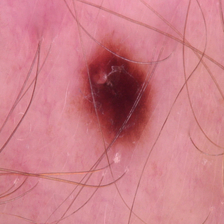
#> input picture dataset - Copy/benign/b1065.jpg, 224 x 224 px
$ python -i auto_hsv_extractor_coord_based.py   (imports and definitions only)
#> lines starting #> are read from the running program, lines starting #| are printed output that depends on the picture; after the words box and inside, x2 and y2 are one past the last pixel; in counts of white or black regions, pixels touching at a corner belong together
#> further down, picture is the input picture: shape (224, 224, 3); mean B, G, R 135.7, 125.9, 204.1
import cv2
import numpy as np
import matplotlib.pyplot as plt

def plot_hsv_histograms(hsv_image):
    h, s, v = cv2.split(hsv_image)
    plt.figure(figsize=(12, 4))

    plt.subplot(1, 3, 1)
    plt.hist(h.ravel(), bins=180, range=[0, 180], color='r')
    plt.title('Hue Histogram')

    plt.subplot(1, 3, 2)
    plt.hist(s.ravel(), bins=256, range=[0, 256], color='g')
    plt.title('Saturation Histogram')

    plt.subplot(1, 3, 3)
    plt.hist(v.ravel(), bins=256, range=[0, 256], color='b')
    plt.title('Value Histogram')

    plt.tight_layout()
    plt.show()

def find_central_surfaces(labels, cluster_idx, image_shape, num_surfaces=1):
    """
    Finds the most central connected components (surfaces) inside a cluster.
    Returns masks of selected surfaces.
    """
    h, w = image_shape[:2]
    image_center = np.array([w / 2, h / 2])

    # 1. Binary mask for this cluster
    cluster_mask = (labels.flatten() == cluster_idx).astype(np.uint8)
    cluster_mask = cluster_mask.reshape(h, w)

    # 2. Find connected components
    num_labels, label_img = cv2.connectedComponents(cluster_mask)

    surface_scores = []

    for i in range(1, num_labels):  # Skip label 0 (background)
        component_mask = (label_img == i).astype(np.uint8)
        coords = np.column_stack(np.where(component_mask == 1))
        centroid = np.mean(coords, axis=0)[::-1]  # (x, y)

        dist = np.linalg.norm(np.array(centroid) - image_center)
        area = np.sum(component_mask)

        # Add score (closer and larger is better)
        score = dist - 0.05 * area
        surface_scores.append((score, component_mask))

    # 3. Sort and return top `num_surfaces` masks
    surface_scores.sort(key=lambda x: x[0])
    selected_masks = [m for _, m in surface_scores[:num_surfaces]]

    return selected_masks

def auto_isolate_mole(image, k=2, top_n_clusters=2, show_steps=True):
#> called with k = 2, top_n_clusters = 2, show_steps = True
    blurred = cv2.medianBlur(image, 5)
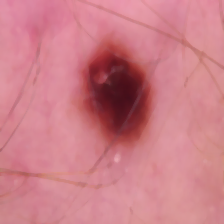
#> blurred: shape (224, 224, 3); mean B, G, R 136.3, 126.4, 204.7
    hsv_img = cv2.cvtColor(blurred, cv2.COLOR_BGR2HSV)
#> hsv_img: shape (224, 224, 3); mean H, S, V 162.1, 101.3, 204.7

    Z = hsv_img.reshape((-1, 3)).astype(np.float32)
    _, labels, centers = cv2.kmeans(Z, k, None,
                                    criteria=(cv2.TERM_CRITERIA_EPS + cv2.TERM_CRITERIA_MAX_ITER, 100, 1.0),
                                    attempts=10, flags=cv2.KMEANS_PP_CENTERS)
#> centers = [[175.9, 100.9, 205.2], [0.618, 105.1, 199.2]]

    h, w = image.shape[:2]
#> h = 224; w = 224
    image_center = np.array([w / 2, h / 2])
#> image_center = [112, 112]

    cluster_scores = []
    for i in range(k):
        cluster_mask = (labels.flatten() == i).astype(np.uint8).reshape(h, w)
        coords = np.column_stack(np.where(cluster_mask == 1))
        if len(coords) == 0:
            continue
        centroid = np.mean(coords, axis=0)[::-1]  # (x, y)
        dist = np.linalg.norm(np.array(centroid) - image_center)
        area = np.sum(cluster_mask)
        score = dist - 0.01 * area  # lower score = better
        cluster_scores.append((score, i))
#> this loop made 2 passes
#> (centroid, dist, area, score) on passes 1 to 2: ([107.3, 109.7], 5.24, 46234, -457.1), ([160.9, 132.6], 53.06, 3942, 13.64)
#> pass 1, in auto_isolate_mole, `cluster_mask = (labels.flatten() == i).astype(np.uint8).reshape(h, w)`:
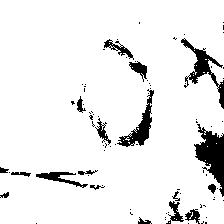
#> cluster_mask: shape (224, 224); values 0 (black) and 1 (white), 92.1% white; 83 black regions (65 under 20 px), largest, box (x1, y1, x2, y2) and area: (194, 124, 224, 197) 1056, (181, 38, 224, 109) 708, (117, 89, 154, 147) 593
#> after the loop, cluster_scores = [(-457.1, 0), (13.64, 1)]

    # Select top N clusters closest to center
    cluster_scores.sort(key=lambda x: x[0])
    selected_clusters = [idx for _, idx in cluster_scores[:top_n_clusters]]
#> selected_clusters = [0, 1]

    final_mask = np.zeros((h, w), dtype=np.uint8)
    for cluster_idx in selected_clusters:
        surfaces = find_central_surfaces(labels, cluster_idx, (h, w), num_surfaces=1)
        for mask in surfaces:
            final_mask = cv2.bitwise_or(final_mask, mask)
#> this loop made 2 passes
#> (h in find_central_surfaces, w in find_central_surfaces, image_center in find_central_surfaces, num_labels in find_central_surfaces) on passes 1 to 2: (224, 224, [112, 112], 28), (224, 224, [112, 112], 84)
#> pass 1, in find_central_surfaces, `num_labels, label_img = cv2.connectedComponents(cluster_mask)`:
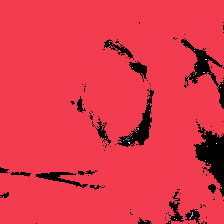
#> label_img: shape (224, 224) int32; 28 distinct labels, from 0 to 27; one colour per label, 0 black
#> pass 2, in find_central_surfaces (call 2), `num_labels, label_img = cv2.connectedComponents(cluster_mask)`:
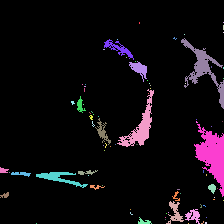
#> label_img: shape (224, 224) int32; 84 distinct labels, from 0 to 83; one colour per label, 0 black
#> after the loop:
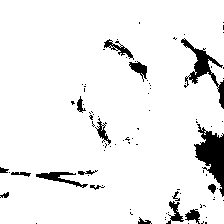
#> final_mask: shape (224, 224); values 0 (black) and 1 (white), 93.2% white; 88 black regions (71 under 20 px), largest, box (x1, y1, x2, y2) and area: (194, 124, 224, 197) 1060, (181, 38, 224, 109) 718, (36, 172, 88, 188) 282

    final_mask = cv2.morphologyEx(final_mask, cv2.MORPH_CLOSE, np.ones((5, 5), np.uint8))
#> final_mask: shape (224, 224); values 0 (black) and 1 (white), 96.3% white; 11 black regions (1 under 20 px), largest, box (x1, y1, x2, y2) and area: (196, 132, 224, 187) 917, (195, 50, 210, 76) 300, (131, 63, 147, 73) 133
    mole = cv2.bitwise_and(image, image, mask=final_mask)
    skin_mask = cv2.bitwise_not(final_mask)
    skin = cv2.bitwise_and(image, image, mask=skin_mask)

    if show_steps:
        clustered = centers[labels.flatten().astype(int)].reshape(image.shape).astype(np.uint8)
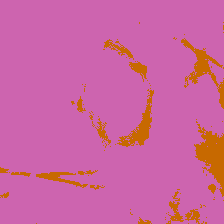
#> clustered: shape (224, 224, 3); mean B, G, R 161.3, 100.4, 204.5
        #label_mask = (labels.flatten() == 0).astype(np.uint8)
        #label_mask = label_mask.reshape(image.shape[:2]) * 255  # Scale for binary mask
        #cluster_0_image = cv2.bitwise_and(image, image, mask=label_mask)
        plt.figure(figsize=(16, 4))
        plt.subplot(1, 4, 1)
        plt.imshow(cv2.cvtColor(image, cv2.COLOR_BGR2RGB))
        plt.title("Original Image")

        plt.subplot(1, 4, 2)
        plt.imshow(clustered)
        plt.title("Clustered HSV Image")

        plt.subplot(1, 4, 3)
        plt.imshow(final_mask, cmap='gray')
        plt.title("Mole Mask (from center surfaces)")

        plt.subplot(1, 4, 4)
        plt.imshow(cv2.cvtColor(mole, cv2.COLOR_BGR2RGB))
        plt.title("Isolated Mole")

        plt.tight_layout()
        plt.show()
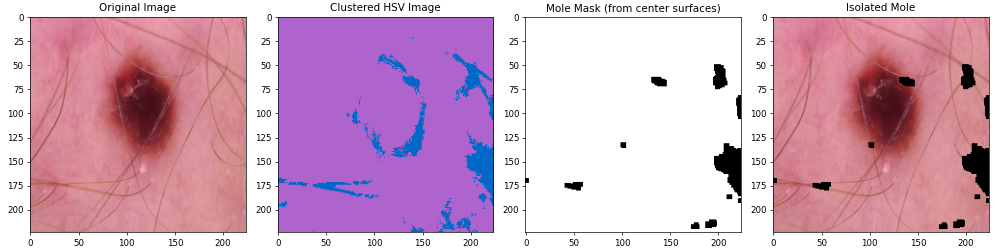
#> figure drawn by matplotlib, 4 panels; B, G, R data is drawn as R, G, B

    return mole, final_mask, skin, labels, hsv_img, k

>>> import cv2
>>> picture = cv2.imread('dataset - Copy/benign/b1065.jpg')
>>> result = auto_isolate_mole(picture)
#> result = 6 items

$ run again, on dataset - Copy/benign/b11.jpg
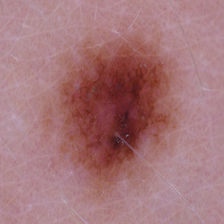
#> input picture dataset - Copy/benign/b11.jpg, 224 x 224 px
#> picture is the input picture: shape (224, 224, 3); mean B, G, R 122.1, 118.2, 165
#> hsv_img: shape (224, 224, 3); mean H, S, V 127.2, 78.7, 165.1
#> centers = [[174.5, 62.95, 172.7], [2.14, 120.2, 144.9]]
#> the loop in auto_isolate_mole, `for i in range(k):` made 2 passes
#> (centroid, dist, area, score) on passes 1 to 2: ([110.9, 113.8], 2.09, 36402, -361.9), ([113.1, 105.5], 6.62, 13774, -131.1)
#> pass 1, in auto_isolate_mole, `cluster_mask = (labels.flatten() == i).astype(np.uint8).reshape(h, w)`:
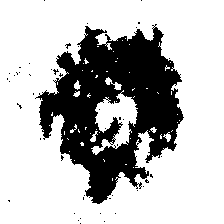
#> cluster_mask: shape (224, 224); values 0 (black) and 1 (white), 72.5% white; 47 black regions (46 under 20 px), largest, box (x1, y1, x2, y2) and area: (35, 24, 184, 204) 13638
#> after the loop in auto_isolate_mole, `for i in range(k):`: cluster_scores = [(-361.9, 0), (-131.1, 1)]
#> selected_clusters = [0, 1]
#> the loop in auto_isolate_mole, `for cluster_idx in selected_clusters:` made 2 passes
#> (h in find_central_surfaces, w in find_central_surfaces, image_center in find_central_surfaces, num_labels in find_central_surfaces) on passes 1 to 2: (224, 224, [112, 112], 57), (224, 224, [112, 112], 48)
#> skin_mask: shape (224, 224); values 254 (black) and 255 (white), 2.5% white; 4 white regions, box (x1, y1, x2, y2) and area: (96, 96, 137, 146) 1149, (93, 146, 99, 153) 41, (102, 140, 108, 146) 36, (115, 84, 121, 90) 35
#> in auto_isolate_mole, `plt.show()`:
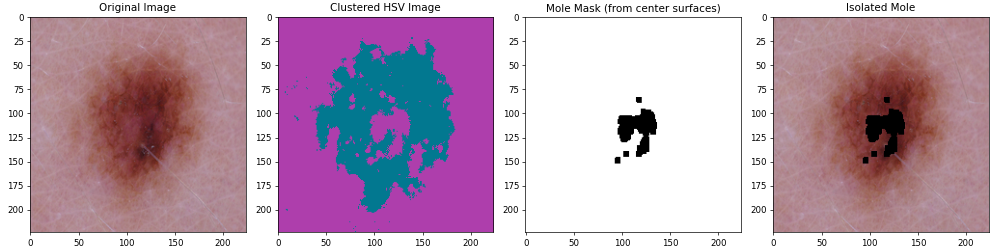
#> figure drawn by matplotlib, 4 panels; B, G, R data is drawn as R, G, B
#> result = 6 items

$ run again, on dataset - Copy/benign/b1190.jpg
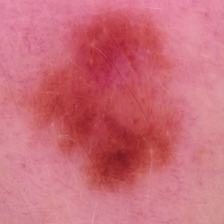
#> input picture dataset - Copy/benign/b1190.jpg, 224 x 224 px
#> picture is the input picture: shape (224, 224, 3); mean B, G, R 121.9, 108.3, 204.1
#> hsv_img: shape (224, 224, 3); mean H, S, V 166.8, 121.9, 204.2
#> centers = [[175.4, 120.5, 205.1], [0.276, 148.6, 186.3]]
#> the loop in auto_isolate_mole, `for i in range(k):` made 2 passes
#> (centroid, dist, area, score) on passes 1 to 2: ([110.9, 109.4], 2.79, 47710, -474.3), ([122.6, 151.6], 40.97, 2466, 16.31)
#> pass 1, in auto_isolate_mole, `cluster_mask = (labels.flatten() == i).astype(np.uint8).reshape(h, w)`:
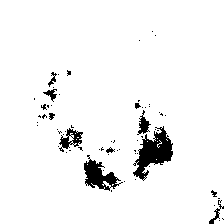
#> cluster_mask: shape (224, 224); values 0 (black) and 1 (white), 95.1% white; 66 black regions (55 under 20 px), largest, box (x1, y1, x2, y2) and area: (133, 126, 173, 181) 1007, (84, 155, 123, 191) 607, (59, 128, 83, 152) 250
#> after the loop in auto_isolate_mole, `for i in range(k):`: cluster_scores = [(-474.3, 0), (16.31, 1)]
#> selected_clusters = [0, 1]
#> the loop in auto_isolate_mole, `for cluster_idx in selected_clusters:` made 2 passes
#> (h in find_central_surfaces, w in find_central_surfaces, image_center in find_central_surfaces, num_labels in find_central_surfaces) on passes 1 to 2: (224, 224, [112, 112], 13), (224, 224, [112, 112], 67)
#> skin_mask: shape (224, 224); values 254 (black) and 255 (white), 1.4% white; 5 white regions (1 under 20 px), largest, box (x1, y1, x2, y2) and area: (84, 161, 116, 186) 461, (141, 119, 149, 132) 90, (61, 138, 69, 148) 68, (74, 133, 80, 143) 56
#> in auto_isolate_mole, `plt.show()`:
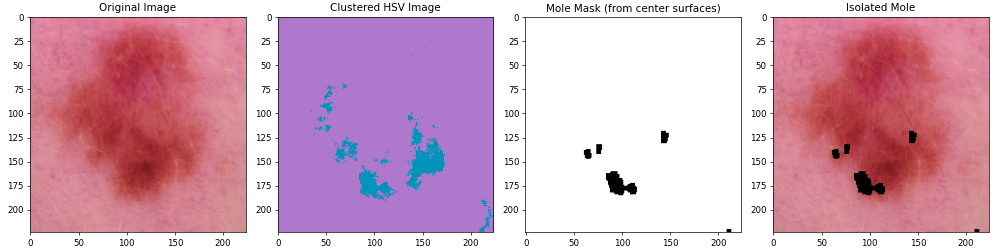
#> figure drawn by matplotlib, 4 panels; B, G, R data is drawn as R, G, B
#> result = 6 items

$ run again, on dataset - Copy/benign/b1192.jpg
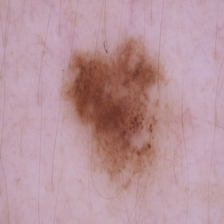
#> input picture dataset - Copy/benign/b1192.jpg, 224 x 224 px
#> picture is the input picture: shape (224, 224, 3); mean B, G, R 156.3, 149, 185
#> hsv_img: shape (224, 224, 3); mean H, S, V 128.7, 56.1, 185.3
#> centers = [[167.5, 41.52, 194.1], [4.97, 102.6, 157.3]]
#> the loop in auto_isolate_mole, `for i in range(k):` made 2 passes
#> (centroid, dist, area, score) on passes 1 to 2: ([109, 111.5], 3.05, 38193, -378.9), ([119.5, 111.6], 7.5, 11983, -112.3)
#> after the loop in auto_isolate_mole, `for i in range(k):`: cluster_scores = [(-378.9, 0), (-112.3, 1)]
#> selected_clusters = [0, 1]
#> the loop in auto_isolate_mole, `for cluster_idx in selected_clusters:` made 2 passes
#> (h in find_central_surfaces, w in find_central_surfaces, image_center in find_central_surfaces, num_labels in find_central_surfaces) on passes 1 to 2: (224, 224, [112, 112], 11), (224, 224, [112, 112], 11)
#> skin_mask: shape (224, 224); every value is 254
#> in auto_isolate_mole, `plt.show()`:
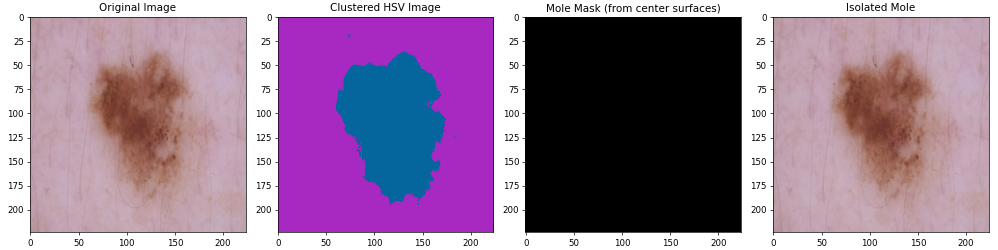
#> figure drawn by matplotlib, 4 panels; B, G, R data is drawn as R, G, B
#> result = 6 items
